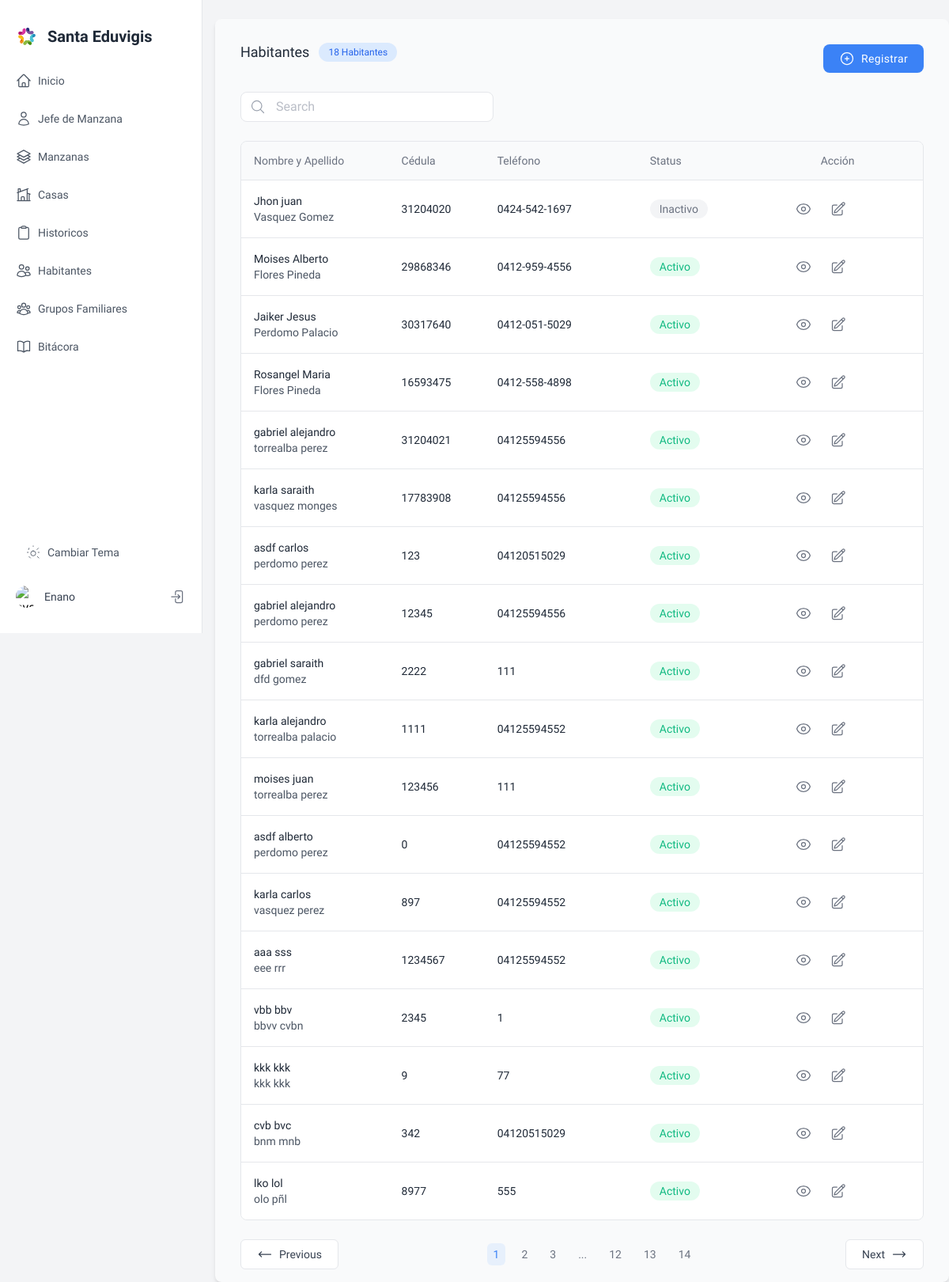
/components/habitantes.php (signed in), run on the app's committed database.
### tables this page shows
CREATE TABLE `personas` (
  `id_persona` int(11) NOT NULL,
  `id_usuario` int(11) NOT NULL,
  `primer_nombre` varchar(50) NOT NULL,
  `segundo_nombre` varchar(50) DEFAULT NULL,
  `primer_apellido` varchar(50) NOT NULL,
  `segundo_apellido` varchar(50) NOT NULL,
  `tipo_documento` enum('Venezolano','Extranjero','Juridico') NOT NULL,
  `documento_identidad` int(10) DEFAULT NULL,
  `codigo_carnet_patria` int(10) DEFAULT NULL,
  `serial_carnet_patria` int(10) DEFAULT NULL,
  `genero` enum('Hombre','Mujer','Otro') DEFAULT NULL,
  `fecha_nacimiento` date DEFAULT NULL,
  `cantidad_hijos` int(11) DEFAULT NULL,
  `telefono` varchar(15) DEFAULT NULL,
  `correo` varchar(60) DEFAULT NULL,
  `fecha_registro` date DEFAULT curdate(),
  `estado` enum('Activo','Inactivo') DEFAULT 'Activo'
);

### components/habitantes/gethabitantes.php (the view, shortened to what this page needs)
<?php
include '../controladores/conexion.php';
$query = "SELECT CONCAT(primer_nombre, ' ' ,segundo_nombre) AS nombres, CONCAT(primer_apellido, ' ' ,segundo_apellido) AS apellidos, documento_identidad AS cedula, telefono, estado AS status, id_persona FROM personas";
$resultado = $conn->query($query);
if ($resultado->num_rows > 0) {
    while ($row = $resultado->fetch_assoc()) {
        echo "<tr>";
        echo "<td class='px-4 py-4 text-sm font-medium whitespace-nowrap'>
                <div>
                    <h2 class='font-medium text-gray-800 dark:text-white'>{$row['nombres']}</h2>
                    <p class='text-sm font-normal text-gray-600 dark:text-gray-400'>{$row['apellidos']}</p>
                </div>
              </td>";
        echo "<td class='px-4 py-4 text-sm font-medium whitespace-nowrap'>
                <h2 class='font-medium text-gray-800 dark:text-white'>{$row['cedula']}</h2>
              </td>";
        echo "<td class='px-4 py-4 text-sm font-medium whitespace-nowrap'>
                <h2 class='font-medium text-gray-800 dark:text-white'>{$row['telefono']}</h2>
              </td>";
        echo "<td class='px-12 py-4 text-sm font-medium whitespace-nowrap'>
                    <div class='inline px-3 py-1 text-sm font-normal rounded-full " . ($row['status'] === 'Activo' ? "text-emerald-500 bg-emerald-100/60" : "text-gray-500 bg-gray-100") . " dark:bg-gray-800'>
                        {$row['status']}
                    </div>
                </td>";
        echo "<td class='px-4 py-4 text-sm whitespace-nowrap'>
                <div class='flex items-center gap-x-6'>
                    <button class='text-gray-500 transition-colors duration-200 dark:hover:text-blue-600 dark:text-gray-300 hover:text-blue-600 focus:outline-none' onclick='verDetalles({$row['id_persona']})' aria-label='Ver detalles'>
                        <svg xmlns='http://www.w3.org/2000/svg' fill='none' viewBox='0 0 24 24' stroke-width='1.5' stroke='currentColor' class='w-5 h-5'>
                            <path stroke-linecap='round' stroke-linejoin='round' d='M2.036 12.322a1.012 1.012 0 0 1 0-.639C3.423 7.51 7.36 4.5 12 4.5c4.638 0 8.573 3.007 9.963 7.178.07.207.07.431 0 .639C20.577 16.49 16.64 19.5 12 19.5c-4.638 0-8.573-3.007-9.963-7.178Z' />
                            <path stroke-linecap='round' stroke-linejoin='round' d='M15 12a3 3 0 1 1-6 0 3 3 0 0 1 6 0Z' />
                        </svg>
                    </button>
                    <button class='text-gray-500 transition-colors duration-200 dark:hover:text-yellow-500 dark:text-gray-300 hover:text-yellow-500 focus:outline-none' onclick='editarDetalles({$row['id_persona']})' aria-label='Editar datos'>
                        <svg xmlns='http://www.w3.org/2000/svg' fill='none' viewBox='0 0 24 24' stroke-width='1.5' stroke='currentColor' class='w-5 h-5'>
                            <path stroke-linecap='round' stroke-linejoin='round' d='M16.862 4.487l1.687-1.688a1.875 1.875 0 112.652 2.652L10.582 16.07a4.5 4.5 0 01-1.897 1.13L6 18l.8-2.685a4.5 4.5 0 011.13-1.897l8.932-8.931zm0 0L19.5 7.125M18 14v4.75A2.25 2.25 0 0115.75 21H5.25A2.25 2.25 0 013 18.75V8.25A2.25 2.25 0 015.25 6H10' />
                        </svg>
                    </button>
                </div>
              </td>";
        echo "</tr>";
    }
} else {
    echo "<tr><td colspan='5' class='px-4 py-4 text-sm text-center'>No hay datos disponibles</td></tr>";
}
?>

### data on the page
personas: nombres "Jhon juan", apellidos "Vasquez Gomez", documento_identidad "31204020", telefono "0424-542-1697", estado "Inactivo"
personas: nombres "Moises Alberto", apellidos "Flores Pineda", documento_identidad "29868346", telefono "0412-959-4556", estado "Activo"
personas: nombres "Jaiker Jesus", apellidos "Perdomo Palacio", documento_identidad "30317640", telefono "0412-051-5029", estado "Activo"
personas: nombres "Rosangel Maria", apellidos "Flores Pineda", documento_identidad "16593475", telefono "0412-558-4898", estado "Activo"
personas: nombres "gabriel alejandro", apellidos "torrealba perez", documento_identidad "31204021", telefono "04125594556", estado "Activo"
personas: nombres "karla saraith", apellidos "vasquez monges", documento_identidad "17783908", telefono "04125594556", estado "Activo"
personas: nombres "asdf carlos", apellidos "perdomo perez", documento_identidad "123", telefono "04120515029", estado "Activo"
personas: nombres "gabriel alejandro", apellidos "perdomo perez", documento_identidad "12345", telefono "04125594556", estado "Activo"
personas: nombres "gabriel saraith", apellidos "dfd gomez", documento_identidad "2222", telefono "111", estado "Activo"
personas: nombres "karla alejandro", apellidos "torrealba palacio", documento_identidad "1111", telefono "04125594552", estado "Activo"
personas: nombres "moises juan", apellidos "torrealba perez", documento_identidad "123456", telefono "111", estado "Activo"
personas: nombres "asdf alberto", apellidos "perdomo perez", documento_identidad "0", telefono "04125594552", estado "Activo"
personas: nombres "karla carlos", apellidos "vasquez perez", documento_identidad "897", telefono "04125594552", estado "Activo"
personas: nombres "aaa sss", apellidos "eee rrr", documento_identidad "1234567", telefono "04125594552", estado "Activo"
personas: nombres "vbb bbv", apellidos "bbvv cvbn", documento_identidad "2345", telefono "1", estado "Activo"
personas: nombres "kkk kkk", apellidos "kkk kkk", documento_identidad "9", telefono "77", estado "Activo"
personas: nombres "cvb bvc", apellidos "bnm mnb", documento_identidad "342", telefono "04120515029", estado "Activo"
personas: nombres "lko lol", apellidos "olo pñl", documento_identidad "8977", telefono "555", estado "Activo"

### other printed values
$usuario_actual "Enano"
$total_personas "18"
